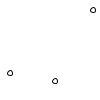
Frame 1 (no input)
Frame 60 (the mouse pressed at the canvas centre just before this capture): identical to frame 1, image omitted
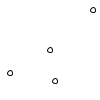
Frame 120 (the mouse held since frame 60 and released just before this capture)

The Processing sketch that drew these frames (run headless with seeded random() and noise(); from frame 60 on, the mouse is pressed at the canvas centre):

// Processing sketch: processing_9202
// ── processing_9202.pde

int[] xPos = {10, 55, 93};
int[] yPos = {73, 81, 10};
  
  
void setup () {
  for (int i=0; i<3; i++) {
  ellipse (xPos[i], 10, 5, 5);
  }
}

void draw () {
  
  background(255);
  /*below; xPos.length gives us = */
  for (int i=0; i<xPos.length; i++) {
  ellipse (xPos[i], yPos[i], 5, 5);
  }
   
}

void mousePressed () {
   xPos = append(xPos, mouseX);
   yPos = append(yPos, mouseY) ;
   println(xPos); 
   /*each time it comes round it draws back ground draws circles then repeats
   ALSO each time the mouse is pressed then there is a new value added onto 
   the array*/
  
}
